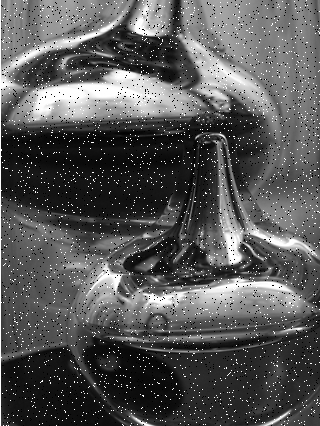
#> input picture Image Processing/water.png, 320 x 426 px, found by its file name
$ python rotating.py
#> lines starting #> are read from the running program, lines starting #| are printed output that depends on the picture
import cv2

image = cv2.imread("D:/Github Repo/GitHub\OpenCvConcept/water.png", 1)
#> image is the input picture: shape (426, 320, 3); min 0, max 255, mean 87.2

(row, col) = image.shape[:2]
#> row = 426; col = 320

# getRotationMatrix2D creates a matrix needed for transformation.
M = cv2.getRotationMatrix2D((col/2, row/2),45 , 1)
res= cv2.warpAffine(image, M, (col,row))
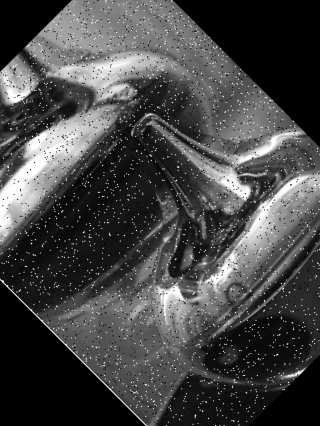
#> res: shape (426, 320, 3); min 0, max 255, mean 69.8

cv2.imshow("Rotating ", res)
cv2.waitKey(0)

$ run again, with Image Processing/road.jpg saved as Image Processing/water.png
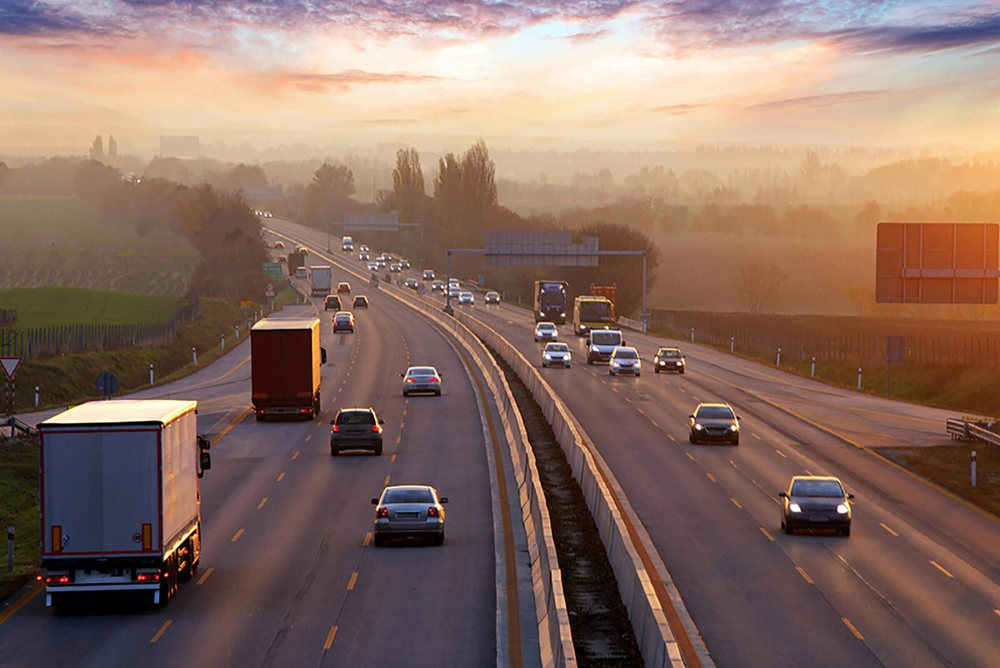
#> input picture Image Processing/road.jpg, 1000 x 668 px, shrunk from 2400 x 1603 before the run, found by its file name
#> image is the input picture: shape (668, 1000, 3); mean B, G, R 98.4, 109.4, 136.3
#> `res= cv2.warpAffine(image, M, (col,row))`:
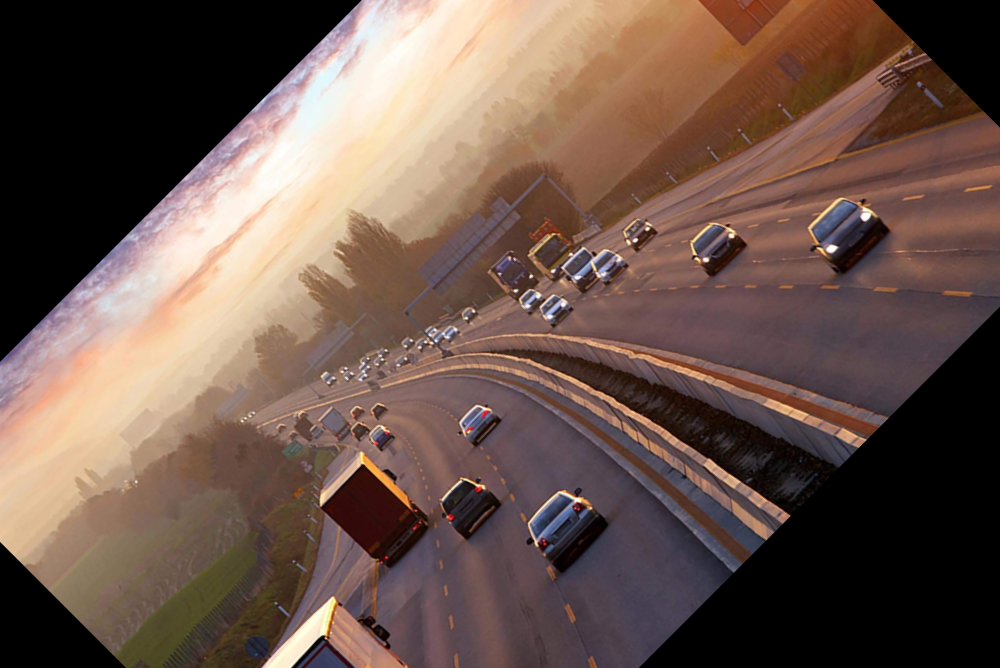
#> res: shape (668, 1000, 3); mean B, G, R 76, 85.4, 107.2
